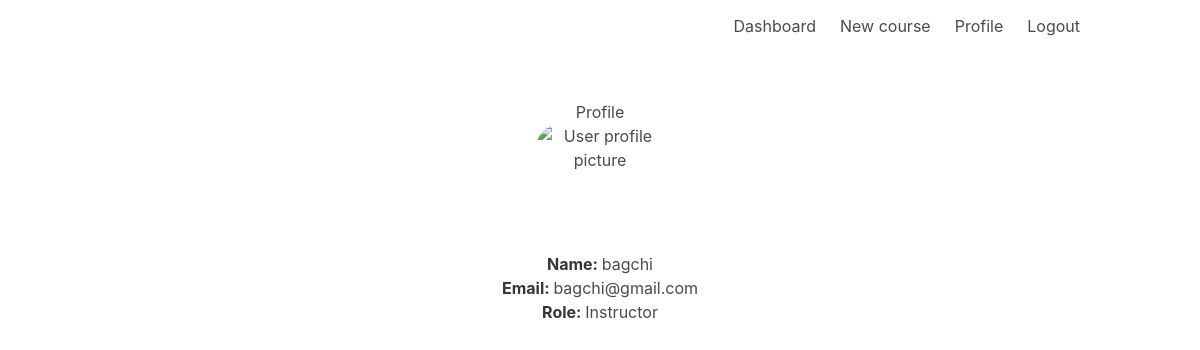
The page /profile (signed in) on the database its author committed.
### models.py (models this page shows)
class User(UserMixin, db.Model):
    id = db.Column(db.Integer, primary_key=True) # primary keys are required by SQLAlchemy
    email = db.Column(db.String(100), unique=True)
    password = db.Column(db.String(100))
    name = db.Column(db.String(1000))
    is_instructor = db.Column(db.Boolean)

### main.py (the view)
@main.route('/profile')
@login_required
def profile():
    return render_template('profile.html', user=current_user)

### __init__.py (called while the page is built)
def create_app():
    app = Flask(__name__)
    app.register_error_handler(404, page_not_found)
    app.config['SECRET_KEY'] = 'secret-key-goes-here'
    app.config['SQLALCHEMY_DATABASE_URI'] = 'sqlite:///db.sqlite'
    app.config['SQLALCHEMY_TRACK_MODIFICATIONS'] = False
    app.config['MAX_CONTENT_PATH'] = 1000000
    db.init_app(app)
    login_manager = LoginManager()
    login_manager.login_view = 'auth.login'
    login_manager.init_app(app)
    from .models import User
    @login_manager.user_loader
    def load_user(user_id):
        return User.query.get(int(user_id))
    from .auth import auth as auth_blueprint
    app.register_blueprint(auth_blueprint)
    from .main import main as main_blueprint
    app.register_blueprint(main_blueprint)
    return app

### templates/profile.html (shortened to what this page needs)
{% extends "base.html" %}
{% block content %}
<div class='columns is-centered'>
  <div class='column is-half has-text-centered'>
<h1>Profile</h1>
<figure class="image is-128x128 is-inline-block">
  <img class="is-rounded" src="https://styles.redditmedia.com/t5_2waxj9/styles/communityIcon_vg57lpkb3jp51.png" alt='User profile picture'>
</figure>
<p></p><strong>Name: </strong>{{ user.name }}</p>
<p><strong>Email: </strong>{{ user.email }}</p>
<p><strong>Role: </strong>{{ 'Instructor' if user.is_instructor else 'Student' }}</p>
</div>
</div>
{% endblock %}

### rows shown on the page
User: name "bagchi", email "bagchi@gmail.com", is_instructor "Instructor"
